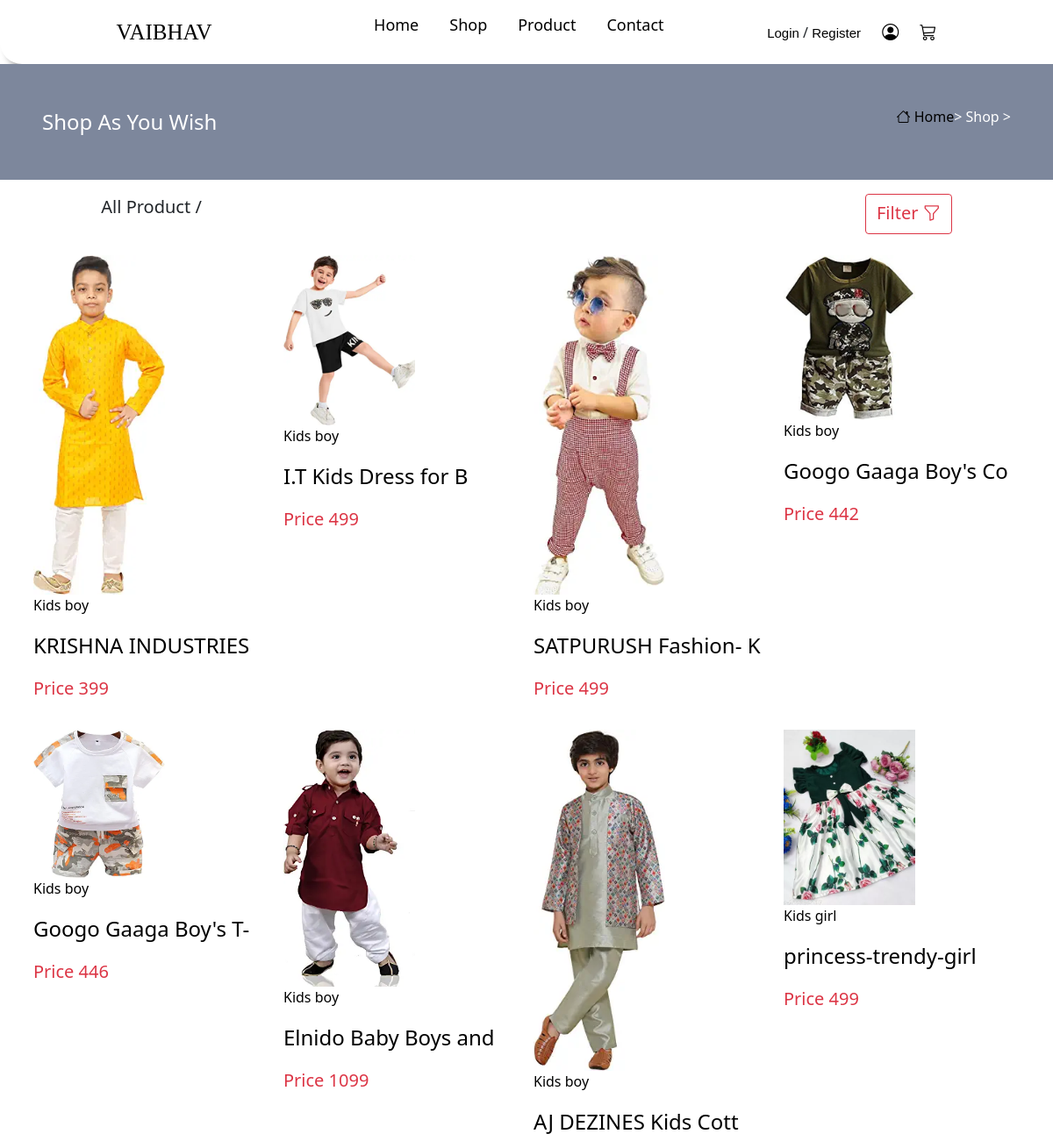
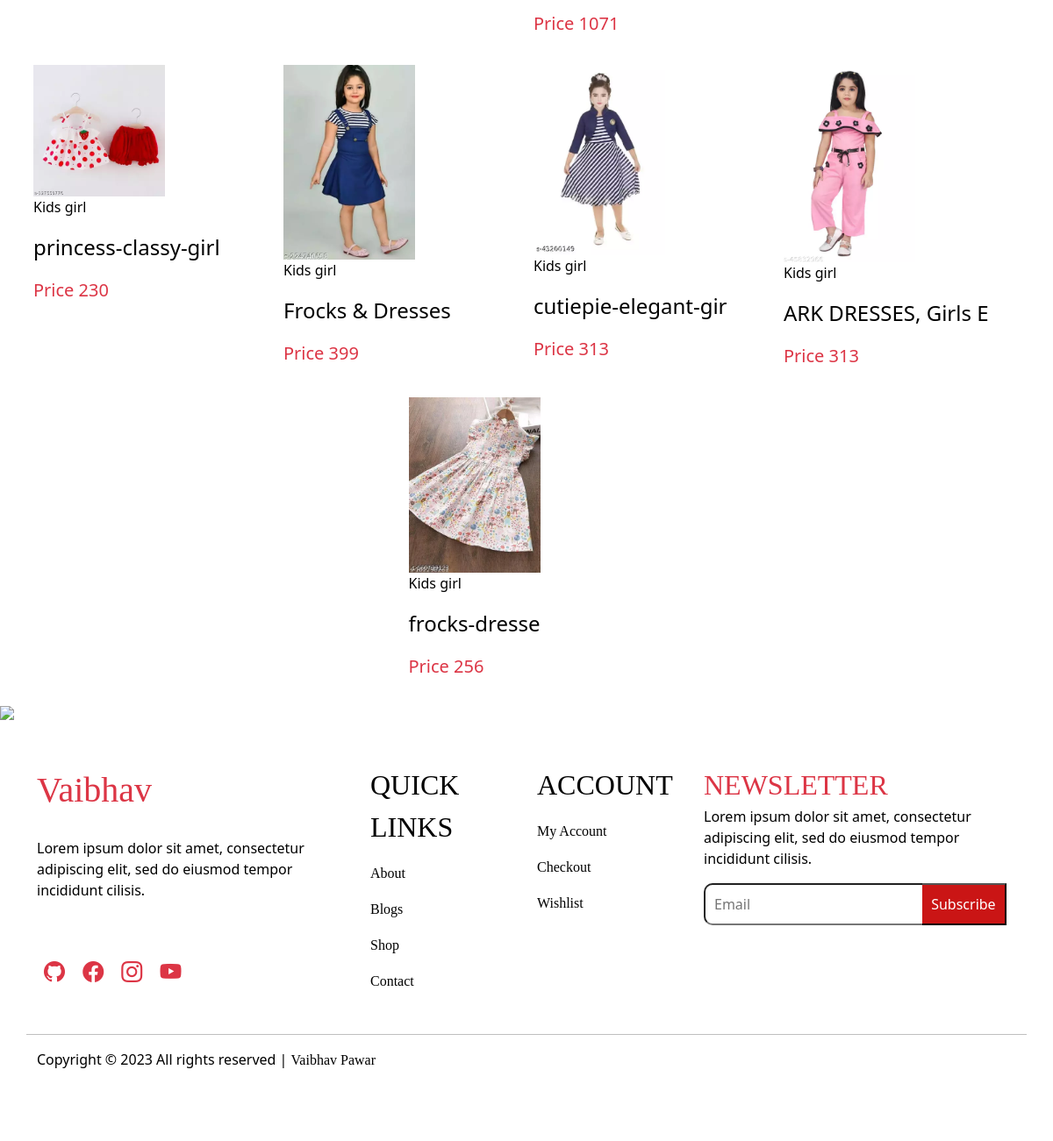
The app's page /Kid.php with its own data (2 pictures, top to bottom).
### tables this page shows
CREATE TABLE `product` (
  `ID` int(15) NOT NULL,
  `category` varchar(255) NOT NULL,
  `sub_category` varchar(255) NOT NULL,
  `Pro_category` varchar(255) NOT NULL,
  `count` varchar(255) NOT NULL,
  `product_name` varchar(255) NOT NULL,
  `product_price` varchar(255) NOT NULL,
  `product_slug` varchar(255) NOT NULL,
  `info` varchar(5255) NOT NULL,
  `product_id` varchar(5255) NOT NULL,
  `file` varchar(566) NOT NULL,
  `Date` date NOT NULL DEFAULT current_timestamp()
);

### Kid.php (the view, shortened to what this page needs)
<?php
include 'DB.php';
?>
<!doctype html>
<html lang="en">
<head>
    <link href="https://cdn.jsdelivr.net/npm/bootstrap@5.0.2/dist/css/bootstrap.min.css" rel="stylesheet">
    <link rel="stylesheet" href="CSS/Nav.css">
    <link rel="stylesheet" href="CSS/index.css">
    <link rel="stylesheet" href="https://cdn.jsdelivr.net/npm/bootstrap-icons@1.10.4/font/bootstrap-icons.css">
</head>
<body>
    <?php include 'Navbar.php' ?>
    <div class="conatiner-fluid p-5 page">
        <div class="row justify-content-center">
            <div class="col-md-6 d-flex justify-content-end order-lg-2 pb-2  ">
                <a href="index.php"><i class="bi bi-house"></i> Home</a> > Shop >
            </div>
            <div class="col-md-6 fs-4 order-lg-1">
                Shop As You Wish
            </div>
        </div>
    </div>
    <div class="conatiner">
        <div class="row justify-content-center p-3">
            <div class="col-md-5">
                <p class="fs-5">All Product / </p>
            </div>
            <div class="col-md-5 d-flex justify-content-end">
                <a class="btn btn-outline-danger fs-5" data-bs-toggle="collapse" href="#collapseExample" role="button" aria-expanded="false" aria-controls="collapseExample">
                    Filter <i class="bi bi-funnel"></i>
                </a>
            </div>
        </div>
    </div>
    <div class="container">
        <div class="row justify-content-center">
            <?php
            $Product = "SELECT * FROM `product` where  category='Kids' ";
            $Product_chk = mysqli_query($con, $Product);
            while ($row = mysqli_fetch_assoc($Product_chk)) {
                if ($Product) {
            ?>
                    <div class="col-md-3 col-5 p-2">
                        <a href="Buy.php?ids=<?php echo $row['ID'] ?>">
                            <img src="Admin/<?php echo $row['file']  ?>" class="img-fluid" width="150px" height="240px" />
                            <p class="text-Dark "><?php echo $row['Pro_category']  ?></p>
                            <p class="fs-4 text-Dark"><?php echo substr($row['product_name'], 0, 20) ?></p>
                            <p class="fs-5 text-danger">Price <?php echo $row['product_price']  ?> </p>
                        </a>
                    </div>
            <?php
                }
            }
            ?>
        </div>
    </div>
    <?php include 'footer.php'; ?>
</body>
</html>

### CSS/Nav.css (style rules this page uses)
a { text-decoration: none; }

### CSS/index.css (style rules this page uses)
a { color: #fff; }
.page { background-color: #7d879c; color: White; }

### Kid.php (style rules this page uses)
a { color: black; }

### records on screen
product: file (picture), Pro_category "Kids boy", product_name "KRISHNA INDUSTRIES", product_price "399"
product: file (picture), Pro_category "Kids boy", product_name "I.T Kids Dress for B", product_price "499"
product: file (picture), Pro_category "Kids boy", product_name "SATPURUSH Fashion- K", product_price "499"
product: file (picture), Pro_category "Kids boy", product_name "Googo Gaaga Boy's Co", product_price "442"
product: file (picture), Pro_category "Kids boy", product_name "Googo Gaaga Boy's T-", product_price "446"
product: file (picture), Pro_category "Kids boy", product_name "Elnido Baby Boys and", product_price "1099"
product: file (picture), Pro_category "Kids boy", product_name "AJ DEZINES Kids Cott", product_price "1071"
product: file (picture), Pro_category "Kids girl", product_name "princess-trendy-girl", product_price "499"
product: file (picture), Pro_category "Kids girl", product_name "princess-classy-girl", product_price "230"
product: file (picture), Pro_category "Kids girl", product_name "Frocks & Dresses", product_price "399"
product: file (picture), Pro_category "Kids girl", product_name "cutiepie-elegant-gir", product_price "313"
product: file (picture), Pro_category "Kids girl", product_name "ARK DRESSES, Girls E", product_price "313"
product: file (picture), Pro_category "Kids girl", product_name "frocks-dresse", product_price "256"
